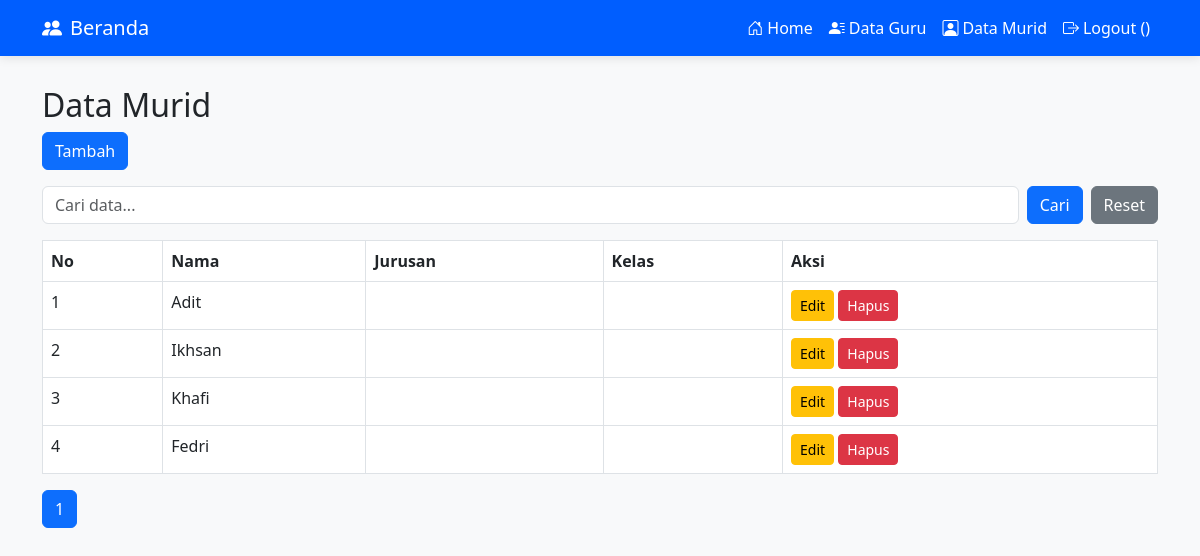
Page /views/murid/index.php on the earlier database version.
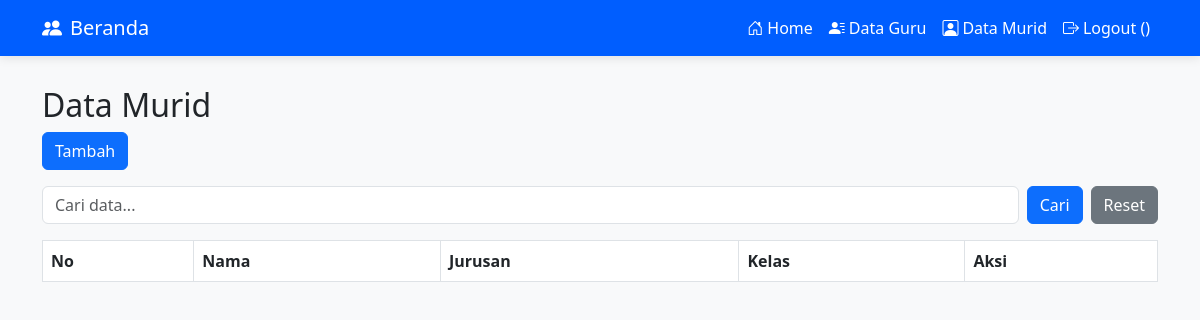
Same page on the later database version.
### tables this page shows
CREATE TABLE `murid` (
  `id` int(11) NOT NULL,
  `nama` varchar(100) NOT NULL,
  `id_jurusan` int(11) DEFAULT NULL,
  `id_kelas` int(11) DEFAULT NULL
);

### config/Helper.php (called while the page is built, shortened)
<?php
function get($key) {
    return isset($_GET[$key]) ? htmlspecialchars($_GET[$key]) : null;
}
function paginate($totalData, $limit = 10) {
    $page = isset($_GET['page']) ? (int)$_GET['page'] : 1;
    $start = ($page - 1) * $limit;
    $totalPage = ceil($totalData / $limit);
    return [
        'start' => $start,
        'limit' => $limit,
        'current' => $page,
        'total_page' => $totalPage
    ];
}
?>

### models/Murid.php (called while the page is built, shortened)
<?php
class Murid {
    private $conn;
    private $table = "murid";
    public function __construct($db)
    {
        $this->conn = $db;
    }
    public function countAll($keyword = null) {
        if ($keyword) {
            $query = "SELECT COUNT(*) as total FROM $this->table
                    WHERE nama LIKE ? OR jurusan LIKE ?";
            $stmt = $this->conn->prepare($query);
            $like = "%$keyword%";
            $stmt->bind_param("ss", $like, $like);
            $stmt->execute();
            return $stmt->get_result()->fetch_assoc()['total'];
        } else {
            $query = "SELECT COUNT(*) as total FROM $this->table";
            return $this->conn->query($query)->fetch_assoc()['total'];
        }
    }
    public function getData($start, $limit, $keyword = null) {
        if ($keyword) {
            $query = "SELECT * FROM $this->table
                    WHERE nama LIKE ? OR jurusan LIKE ?
                    LIMIT ?, ?";
            $stmt = $this->conn->prepare($query);
            $like = "%$keyword%";
            $stmt->bind_param("ssii", $like, $like, $start, $limit);
        } else {
            $query = "SELECT * FROM $this->table LIMIT ?, ?";
            $stmt = $this->conn->prepare($query);
            $stmt->bind_param("ii", $start, $limit);
        }
        $stmt->execute();
        return $stmt->get_result();
    }
}
?>

### views/murid/index.php (the view, shortened to what this page needs)
<?php
include '../../config/Database.php';
include '../../models/Murid.php';
include '../../config/Helper.php';
$db = new Database();
$conn = $db->connect();
$keyword = get('search');
$murid = new Murid($conn);
$totalData = $murid->countAll($keyword);
$pagination = paginate($totalData, 10);
$data = $murid->getData($pagination['start'], $pagination['limit'], $keyword);
?>
<!DOCTYPE html>
<html>
<head>
    <link href="https://cdn.jsdelivr.net/npm/bootstrap@5.3.0/dist/css/bootstrap.min.css" rel="stylesheet">
    <link rel="stylesheet" href="https://cdn.jsdelivr.net/npm/bootstrap-icons@1.8.1/font/bootstrap-icons.css">
</head>
    <nav class="navbar navbar-expand-lg navbar-dark">
        <div class="container">
            <a class="navbar-brand" href="../../views/index.php">
                <i class="bi bi-people-fill me-2"></i>Beranda
            </a>
            <div class="collapse navbar-collapse justify-content-end" id="navbarNav">
                <ul class="navbar-nav">
                    <li class="nav-item">
                        <a class="nav-link" aria-current="page" href="../../views/index.php">
                            <i class="bi bi-house-door me-1"></i>Home
                        </a>
                    </li>
                    <li class="nav-item">
                        <a class="nav-link" href="../../views/guru/index.php">
                            <i class="bi bi-person-lines-fill me-1"></i>Data Guru
                        </a>
                    </li>
                    <li class="nav-item">
                        <a class="nav-link" href="../../views/murid/index.php">
                            <i class="bi bi-person-square me-1"></i>Data Murid
                        </a>
                    </li>
                    <li class="nav-item">
                        <a class="nav-link" href="../../auth/logout.php">
                            <i class="bi bi-box-arrow-right me-1"></i>Logout (<?= $_SESSION['username']; ?>)
                        </a>
                    </li>
                </ul>
            </div>
        </div>
    </nav>
    <div class="container main-container">
        <h2>Data Murid</h2>
        <a href="tambah.php" class="btn btn-primary mb-3">Tambah</a>
        <form method="GET" class="mb-3 d-flex">
            <input type="text" name="search" class="form-control me-2" placeholder="Cari data..." value="<?= $keyword ?>">
            <button class="btn btn-primary">Cari</button>
            <a href="index.php" class="btn btn-secondary ms-2">Reset</a>
        </form>
        <table class="table table-bordered">
            <tr>
                <th>No</th>
                <th>Nama</th>
                <th>Jurusan</th>
                <th>Kelas</th>
                <th>Aksi</th>
            </tr>
            <?php $no = 1; while($row = $data->fetch_assoc()) : ?>
            <tr>
                <td><?= $no++ ?></td>
                <td><?= $row['nama'] ?></td>
                <td><?= $row['jurusan'] ?></td>
                <td><?= $row['kelas'] ?></td>
                <td>
                    <a href="edit.php?id=<?= $row['id'] ?>" class="btn btn-warning btn-sm">Edit</a>
                    <a href="../../proses/murid/hapus.php?id=<?= $row['id'] ?>" class="btn btn-danger btn-sm" onclick="return confirm('Yakin?')">Hapus</a>
                </td>
            </tr>
            <?php endwhile; ?>
        </table>
        <nav>
        <ul class="pagination">
        <?php for($i = 1; $i <= $pagination['total_page']; $i++) : ?>
            <li class="page-item <?= $i == $pagination['current'] ? 'active' : '' ?>">
                <a class="page-link"
                href="?page=<?= $i ?>&search=<?= $keyword ?>">
                <?= $i ?>
                </a>
            </li>
        <?php endfor; ?>
        </ul>
        </nav>
    </div>
</body>
</html>

### views/murid/index.php (style rules this page uses)
:root { --primary-color: #005effff; --secondary-color: #005effff; }
.navbar { background: linear-gradient(135deg, var(--primary-color) 0%, var(--secondary-color) 100%) !important; box-shadow: 0 2px 10px rgba(0, 0, 0, 0.1); }
.navbar-brand, .nav-link { color: white !important; font-weight: 500; }
.main-container { margin-top: 30px; }

Differences in the rows shown:
removed murid: nama "Adit"
removed murid: nama "Ikhsan"
removed murid: nama "Khafi"
removed murid: nama "Fedri"
Other differences:
list line gone: "1"
